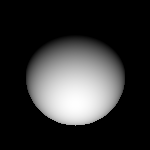
#> input picture data/light1.png, 150 x 150 px
$ python -i edges_corners.py   (imports and definitions only)
#> lines starting #> are read from the running program, lines starting #| are printed output that depends on the picture; after the words box and inside, x2 and y2 are one past the last pixel; in counts of white or black regions, pixels touching at a corner belong together
#> further down, picture is the input picture: shape (150, 150, 3); min 0, max 254, mean 49.7
import cv2
import numpy as np

def detect_canny_edges(img, low_thresh=50, high_thresh=150):
    if len(img.shape) == 3:
        gray = cv2.cvtColor(img, cv2.COLOR_BGR2GRAY)
    else:
        gray = img
    return cv2.Canny(gray, low_thresh, high_thresh)

def detect_harris_corners(img, block_size=2, ksize=3, k=0.04, threshold=0.01):
#> called with block_size = 2, ksize = 3, k = 0.04, threshold = 0.01
    output = img.copy()
    if len(img.shape) == 3:
        gray = cv2.cvtColor(img, cv2.COLOR_BGR2GRAY)
    else:
        gray = img
        output = cv2.cvtColor(gray, cv2.COLOR_GRAY2BGR)

    gray_float = np.float32(gray)
    dst = cv2.cornerHarris(gray_float, block_size, ksize, k)
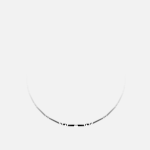
#> dst: shape (150, 150) float32; min -53108328, max 2675456, mean -148380.9; drawn with min black and max white
    dst = cv2.dilate(dst, None)

    output[dst > threshold * dst.max()] = [0, 0, 255]
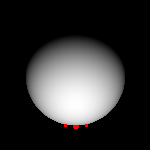
#> output: shape (150, 150, 3); 0.18% of pixels changed, all inside (x1, y1, x2, y2) = (64, 124, 88, 129)
    return output

def detect_hough_lines(img, threshold=100, min_line_length=50, max_line_gap=10):
    output = img.copy()
    if len(output.shape) == 2:
        output = cv2.cvtColor(output, cv2.COLOR_GRAY2BGR)
    edges = detect_canny_edges(img)
    lines = cv2.HoughLinesP(edges, 1, np.pi / 180, threshold, minLineLength=min_line_length, maxLineGap=max_line_gap)

    if lines is not None:
        for line in lines:
            x1, y1, x2, y2 = line[0]
            cv2.line(output, (x1, y1), (x2, y2), (0, 255, 0), 2)
    return output

>>> import cv2
>>> picture = cv2.imread('../../data/light1.png')
>>> result = detect_harris_corners(picture)

$ run again, on data/light2.png
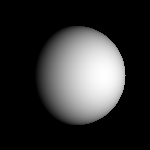
#> input picture data/light2.png, 150 x 150 px
#> picture is the input picture: shape (150, 150, 3); min 0, max 254, mean 49.7
#> in detect_harris_corners, `dst = cv2.cornerHarris(gray_float, block_size, ksize, k)`:
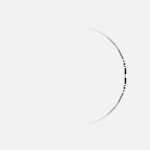
#> dst: shape (150, 150) float32; min -53108328, max 2675456, mean -148380.9; drawn with min black and max white
#> in detect_harris_corners, `output[dst > threshold * dst.max()] = [0, 0, 255]`:
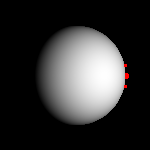
#> output: shape (150, 150, 3); 0.18% of pixels changed, all inside (x1, y1, x2, y2) = (124, 64, 129, 88)

$ run again, on data/light4.png
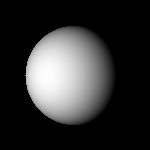
#> input picture data/light4.png, 150 x 150 px
#> picture is the input picture: shape (150, 150, 3); min 0, max 254, mean 49.7
#> in detect_harris_corners, `dst = cv2.cornerHarris(gray_float, block_size, ksize, k)`:
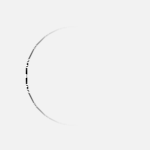
#> dst: shape (150, 150) float32; min -53108328, max 2675456, mean -148380.9; drawn with min black and max white
#> in detect_harris_corners, `output[dst > threshold * dst.max()] = [0, 0, 255]`:
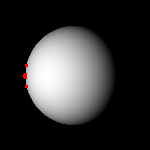
#> output: shape (150, 150, 3); 0.18% of pixels changed, all inside (x1, y1, x2, y2) = (23, 64, 28, 88)
